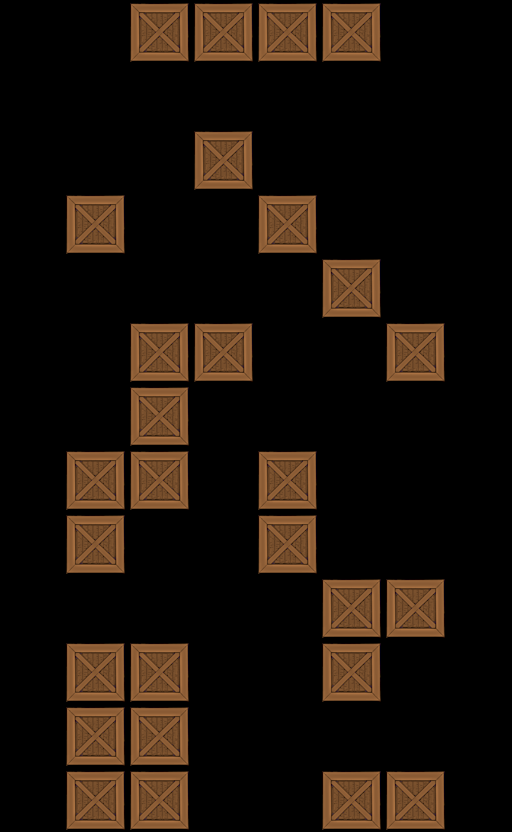

Rendered tile map (Tiled .tmx) drawn with the repository's tilesets; below, a short description and the map source with its tile grids summarised:
An orthogonal 8x13 tile map with 64x64 px tiles, 1 tile layer (Tile Layer 1).

<map version="1.0" orientation="orthogonal" width="8" height="13" tilewidth="64" tileheight="64">
 <tileset firstgid="1" name="crate" tilewidth="64" tileheight="64">
  <image source="../../crate2.png" width="64" height="64" />
 </tileset>
 <layer name="Tile Layer 1" width="8" height="13">
  <data>[104 cells, 28 non-empty, 1 distinct tile ids]</data>
 </layer>
</map>
